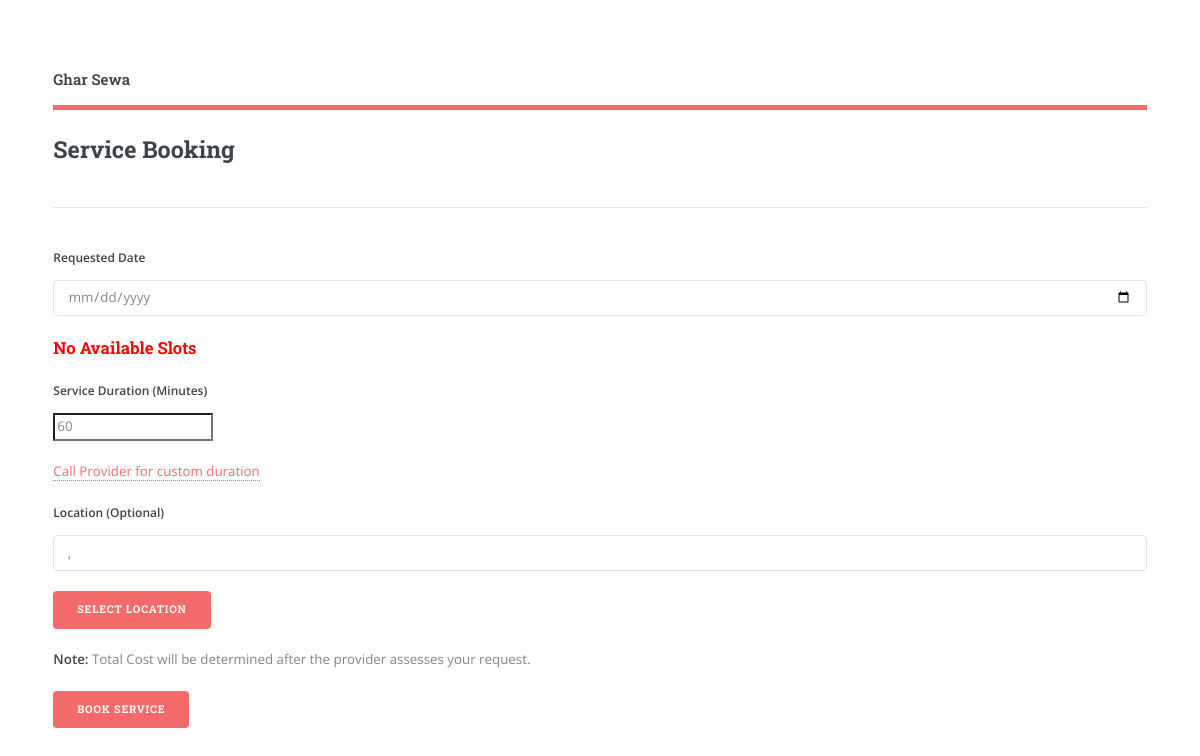
The page /service_booking.php?pid=11 on the database as committed earlier.
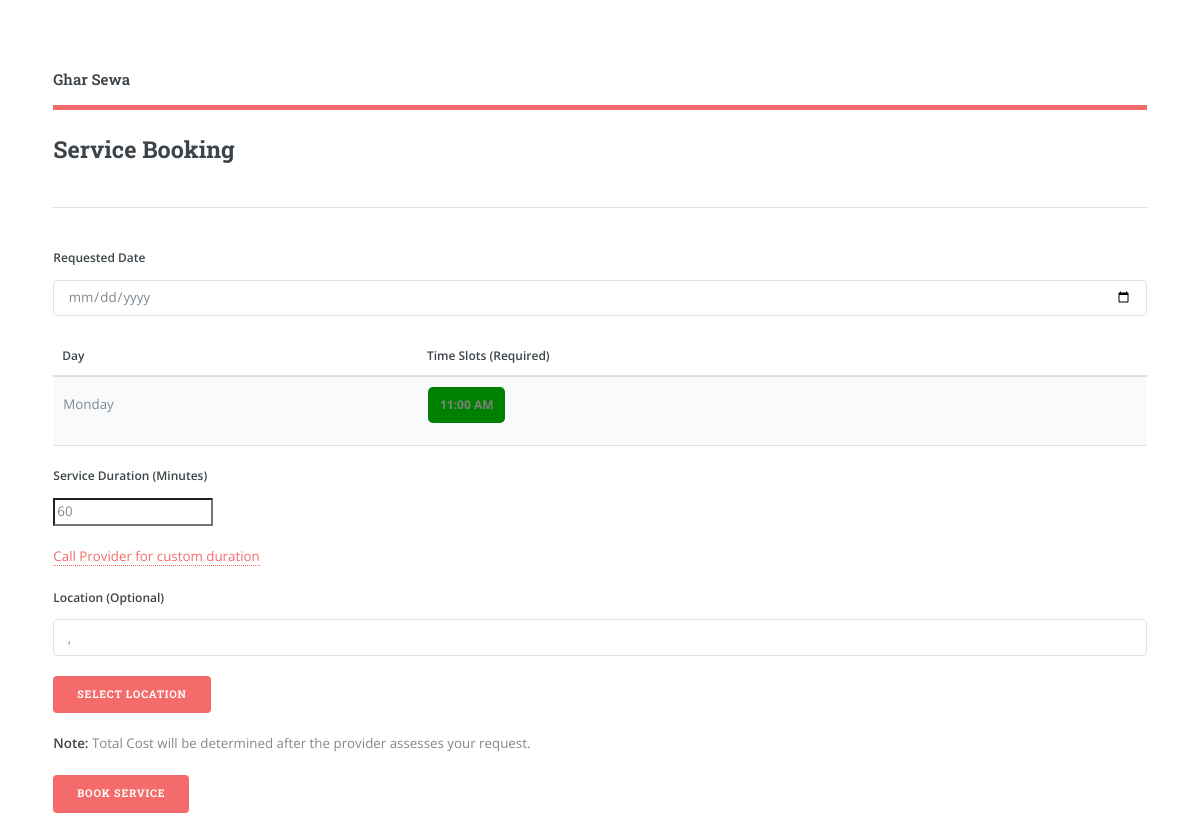
The same page on the database as committed later.
### tables this page shows
CREATE TABLE `provider_schedule_day` (
  `id` int(11) NOT NULL,
  `provider_id` int(11) DEFAULT NULL,
  `day` varchar(100) NOT NULL,
  `slots` time NOT NULL,
  `status` int(11) NOT NULL DEFAULT 1
);

### service_booking.php (the view, shortened to what the changed rows need)
<?php
$con = new mysqli("localhost", "root", "", "homeservice");
$sname = $_GET['sname'] ?? '';
$pid = $_GET['pid'] ?? '';
$groupedData = [];
if ($pid) {
    $sql = "SELECT * FROM provider_schedule_day WHERE provider_id=$pid ORDER BY day, slots ASC";
    $result = $con->query($sql);
    $data = $result->fetch_all(MYSQLI_ASSOC);
    $daysOfWeek = ['Sunday','Monday','Tuesday','Wednesday','Thursday','Friday','Saturday'];
    usort($data, fn($a,$b) => array_search($a['day'],$daysOfWeek) <=> array_search($b['day'],$daysOfWeek));
    foreach ($data as $item) {
        $day = $item['day'];
        $groupedData[$day][] = [
            'id' => $item['id'],
            'slot' => date('H:i A', strtotime($item['slots'])),
            'status' => $item['status']
        ];
    }
}
?>
<!DOCTYPE html>
<html>
<head>
    <link rel="stylesheet" href="assets/css/main.css" />
</head>
<body>
<body class="is-preload">
<div id="wrapper">
    <div id="main">
        <div class="inner">
            <br>
            <h2 id="elements">Service Booking</h2>
            <div class="row gtr-200">
                <div class="col-12 col-12-medium">
<form method="post" action="service_booking.php?pid=<?php echo htmlspecialchars($pid); ?>&sname=<?php echo htmlspecialchars($sname); ?>">
    <div class="row gtr-uniform">
        <?php if ($pid == ''): ?>
        <div class="col-12">
            <h3 style="color:red">No valid provider selected. Please go back and try again.</h3>
        </div>
        <?php else: ?>
        <div class="col-12">
            <?php if (!empty($groupedData)) { ?>
            <table class="table" style="margin-top:10px;">
                <thead>
                    <tr>
                        <th>Day</th>
                        <th>Time Slots (Required)</th>
                    </tr>
                </thead>
                <tbody>
                <?php foreach ($groupedData as $day => $slots) { ?>
                    <tr class="slot-row" data-day="<?php echo $day; ?>">
                        <td><?php echo htmlspecialchars($day); ?></td>
                        <td>
                            <?php foreach ($slots as $slot) {
                                $color = ($slot['status']==0) ? "green" : (($slot['status']==1) ? "yellow" : "red");
                            ?>
                                <?php if ($slot['status']==0) { ?>
                                    <label class="slot-label" style="margin-right:5px;">
                                        <span class="slot-button" style="background:<?php echo $color; ?>;"><?php echo $slot['slot']; ?></span>
                                    </label>
                                <?php } else { ?>
                                    <span class="slot-button" style="background:<?php echo $color; ?>; cursor:not-allowed; margin-right:5px;">
                                        <?php echo $slot['slot']; ?>
                                    </span>
                                <?php } ?>
                            <?php } ?>
                        </td>
                    </tr>
                <?php } ?>
                </tbody>
            </table>
            <?php } else { ?>
                <h3 style="color:red;">No Available Slots</h3>
            <?php } ?>
        </div>
        <?php endif; ?>
    </div>
</form>
                </div>
            </div>
        </div>
    </div>
</div>
</body>
</html>

Rows that differ between the two databases and show on the page:
added provider_schedule_day: day "Monday", slot "11:00 AM"
Other text that changed with them:
text no longer shown: "No Available Slots"
text now shown: "Day Time Slots (Required)"
